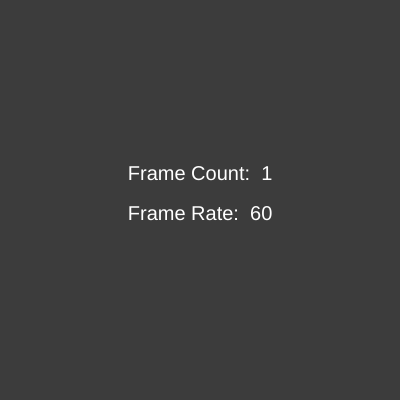
Frame 1 (no input)
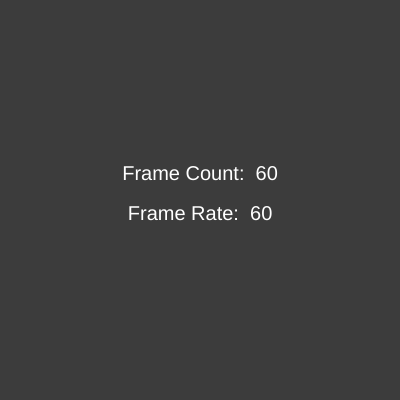
Frame 60 (no input)
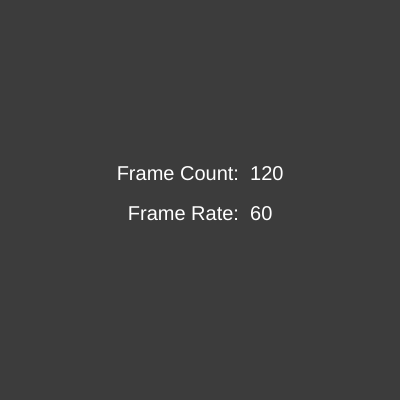
Frame 120 (the mouse pressed at the canvas centre since frame 60)

The p5.js sketch that drew these frames (run headless with seeded random() and noise() and a simulated clock; from frame 60 on, the mouse is pressed at the canvas centre):

// p5.js sketch
// ── sketch.js
//DAT405 / GAD405
//01_ProjectSetup
//In this example we see how to create a canvas, set and display
//the frame rate of the rendering system, and use text to
//display the frame count and rate on screen

//Initialization function
function setup() {
  //Set the size of rendering window - pixels
  createCanvas(400, 400);

  //Set up the frame rate (frames per second)
  //Default is 60 fps
  frameRate(60);

  //Preferences for the text (size, and alignment)
  textSize(20);
  textAlign(CENTER);

  fill(255, 0, 0);
  rect(width/2, height/2, 50, 50);
}

//Rendering function
function draw() {
  //Erase all canvas. Set the color to dark grey
  background(60);

  //Set the color of the text
  fill(255);
  //Set the text message as the frame count
  //Position text in the middle of the screen
  text("Frame Count:  " + frameCount, width/2, height/2-20);
  //Set the text message as the frame rate (round it to an integer)
  //Position text in the middle of the screen
  text("Frame Rate:  " + Math.round(frameRate()), width/2, height/2+20);

  //noLoop();
}
